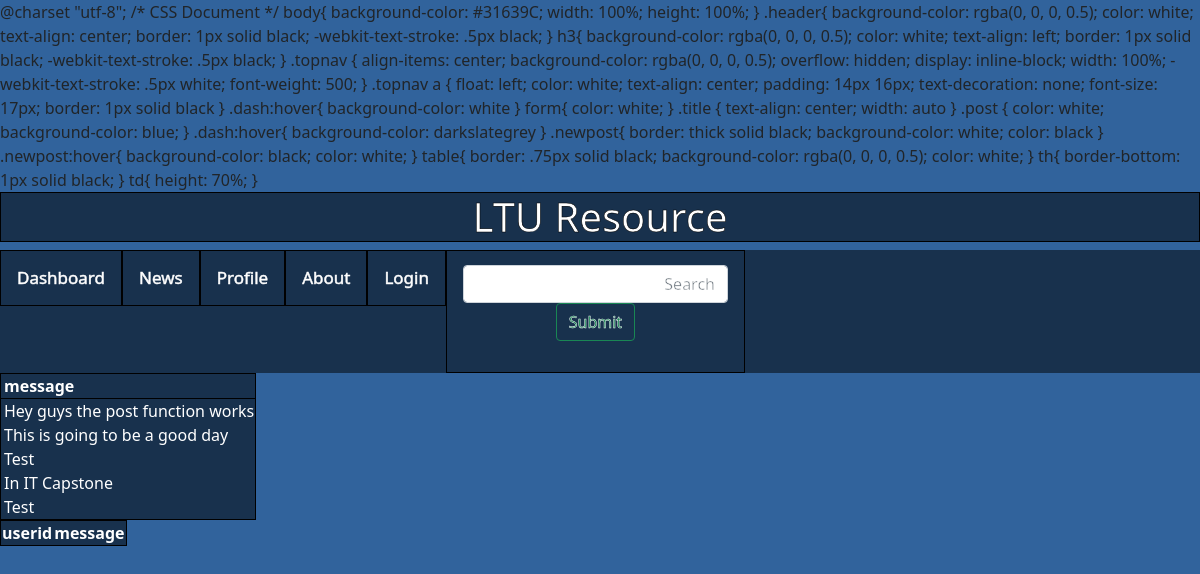
Page /Profile.php on the earlier database version.
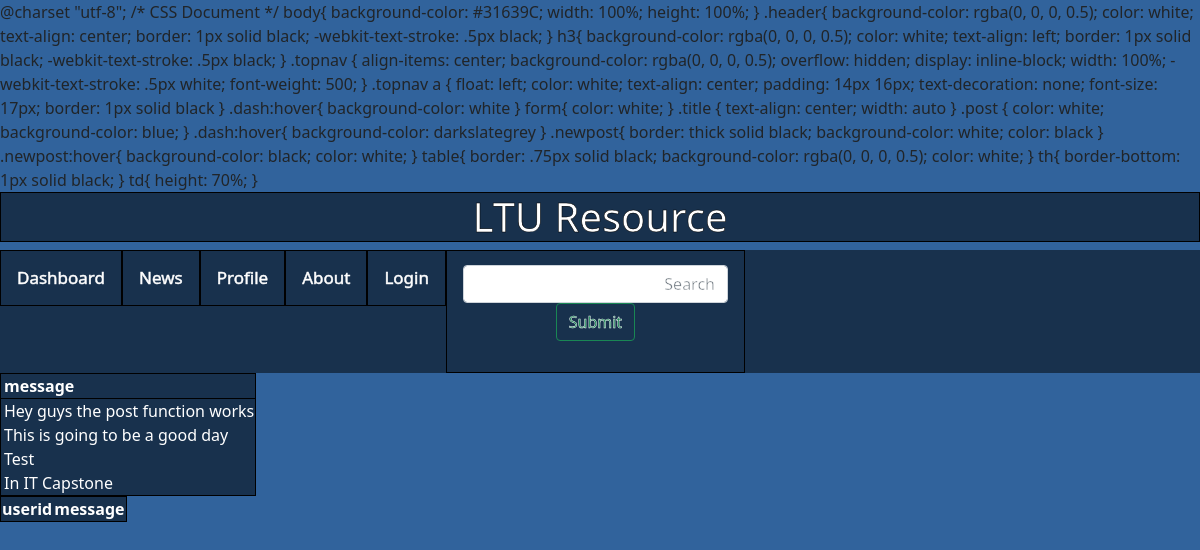
Same page on the later database version.
### tables this page shows
CREATE TABLE IF NOT EXISTS `post` (
  `postid` int NOT NULL AUTO_INCREMENT,
  `message` varchar(256) NOT NULL,
  `dateposted` datetime NOT NULL DEFAULT CURRENT_TIMESTAMP,
  `file` varchar(32) DEFAULT NULL,
  `userid` int NOT NULL,
  PRIMARY KEY (`postid`),
  KEY `userid` (`userid`)
);

### Profile.php (the view, shortened to what this page needs)
<?php
include 'Connection.php';
$sqlget = "SELECT * FROM post";
$sqldata = mysqli_query($conn,$sqlget) or die("Error getting data");
if (isset($_SESSION["user"]) && !empty($_SESSION["user"])){
	echo "<!doctype html>
	<html>
	<head>
	<meta charset='utf-8'>
	<title>Untitled Document</title>
		<link href = 'Dashboard.php'>
		<link href = 'Dashboard.php' rel = 'connection'>
		<link href='https://cdn.jsdelivr.net/npm/bootstrap@5.0.0-beta3/dist/css/bootstrap.min.css' rel='stylesheet'>
		<link href = 'Style.css' rel = 'stylesheet'>
	</head>
	<body>
		<h1 class = 'header'> LTU Resource</h1>
		<div class='topnav'>
			<a class='dash' href='Dashboard.php'>Dashboard</a>
			<a class='das' href='News.php'>News</a>
			<a class='dash' href='Profile.html'>Profile</a>
			<a class='dash' href='About.php'>About</a>
			<a class='dash' href='Logout.php'>Logout</a>
			<a>
				<form class='dash' action = 'SearchAction.php'>
					<input class='form-control me-2'  id = 'input' name = 'input' type='text' placeholder='Search' aria-label='Search' style = 'width: 100%; text-align: right'>
					<input class='btn btn-outline-success' type='submit'>
				</form>
			</a>
		</div>
	</body>
	</html>";
	}
else{
	echo "<!doctype html>
	<html>
	<head>
	<meta charset='utf-8'>
	<title>Untitled Document</title>
		<link href = 'Dashboard.php'>
		<link href = 'Dashboard.php' rel = 'connection'>
		<link href='https://cdn.jsdelivr.net/npm/bootstrap@5.0.0-beta3/dist/css/bootstrap.min.css' rel='stylesheet'>
		<link href = 'Style.css' rel = 'stylesheet'>
	</head>
	<body>
		<h1 class = 'header'> LTU Resource</h1>
		<div class='topnav'>
			<a class='dash' href='Dashboard.php'>Dashboard</a>
			<a class='das' href='News.php'>News</a>
			<a class='dash' href='Profile.html'>Profile</a>
			<a class='dash' href='About.php'>About</a>
			<a class='dash' href='Login.php'>Login</a>
			<a>
				<form class='dash' action = 'SearchAction.php'>
					<input class='form-control me-2'  id = 'input' name = 'input' type='text' placeholder='Search' aria-label='Search' style = 'width: 100%; text-align: right'>
					<input class='btn btn-outline-success' type='submit'>
				</form>
			</a>
		</div>
	</body>
	</html>";
	}
echo "<table>";
echo "<tr><th></th><th>message</th></tr>";
while ($row = mysqli_fetch_array($sqldata, MYSQLI_ASSOC)){
	echo "<tr><td>";
	echo "</td><td>";
	echo $row['message'];
	echo "</td></tr>";
}
echo "<table>";
echo "<tr><th>userid</th><th>message</th></tr>";
echo "</table>";
?>

Differences in the rows shown:
removed post: message "Test"
